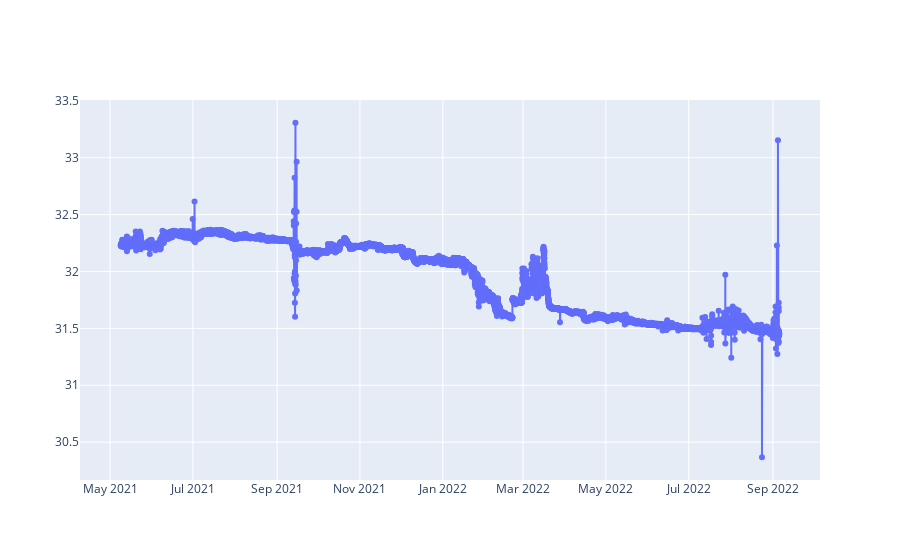

Here is the notebook cell this chart was saved with:
### Code cell
fig = go.Figure()
line = go.Scatter(x=ts1.index.values,y=ts1['salinity (PSU)'].values,mode='markers+lines',)
fig.add_trace(line)

### Figure 1 — Plotly figure (JSON) as saved in the notebook; plotly's stock layout.template omitted (floating-point values rounded to 4 significant figures; data arrays with more than 128 entries replaced by an {"elided": "..."} marker saying what was removed)
{"data": [{"mode": "markers+lines", "type": "scatter", "x": {"elided": "11636 str values"}, "y": {"elided": "11636 float values"}}], "layout": {}}
